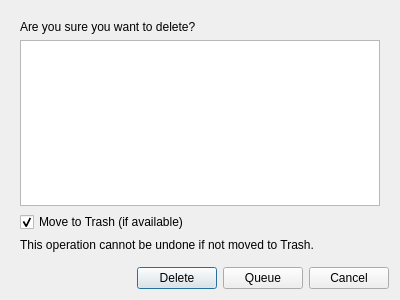
<?xml version="1.0" encoding="UTF-8"?>
<ui version="4.0">
 <class>DeleteDialog</class>
 <widget class="QDialog" name="DeleteDialog">
  <property name="geometry">
   <rect>
    <x>0</x>
    <y>0</y>
    <width>400</width>
    <height>300</height>
   </rect>
  </property>
  <property name="windowTitle">
   <string>Delete</string>
  </property>
  <layout class="QVBoxLayout" name="verticalLayout">
   <item>
    <widget class="QStackedWidget" name="stackedWidget">
     <property name="currentIndex">
      <number>0</number>
     </property>
     <widget class="QWidget" name="options_page">
      <layout class="QVBoxLayout" name="verticalLayout_2">
       <item>
        <widget class="QLabel" name="confirmation_label">
         <property name="text">
          <string>Are you sure you want to delete?</string>
         </property>
         <property name="wordWrap">
          <bool>true</bool>
         </property>
        </widget>
       </item>
       <item>
        <widget class="QTextEdit" name="files_list_text">
         <property name="readOnly">
          <bool>true</bool>
         </property>
        </widget>
       </item>
       <item>
        <widget class="QCheckBox" name="move_to_trash_checkbox">
         <property name="text">
          <string>Move to Trash (if available)</string>
         </property>
         <property name="checked">
          <bool>true</bool>
         </property>
        </widget>
       </item>
       <item>
        <widget class="QLabel" name="warning_label">
         <property name="text">
          <string>This operation cannot be undone if not moved to Trash.</string>
         </property>
         <property name="wordWrap">
          <bool>true</bool>
         </property>
        </widget>
       </item>
      </layout>
     </widget>
     <widget class="QWidget" name="progress_page">
      <layout class="QVBoxLayout" name="verticalLayout_3">
       <item>
        <widget class="QLabel" name="progress_label">
         <property name="text">
          <string>Deleting...</string>
         </property>
        </widget>
       </item>
       <item>
        <widget class="QProgressBar" name="progressBar">
         <property name="value">
          <number>0</number>
         </property>
        </widget>
       </item>
       <item>
        <spacer name="verticalSpacer">
         <property name="orientation">
          <enum>Qt::Vertical</enum>
         </property>
         <property name="sizeHint" stdset="0">
          <size>
           <width>20</width>
           <height>40</height>
          </size>
         </property>
        </spacer>
       </item>
      </layout>
     </widget>
    </widget>
   </item>
   <item>
    <layout class="QHBoxLayout" name="horizontalLayout">
     <item>
      <spacer name="horizontalSpacer">
       <property name="orientation">
        <enum>Qt::Horizontal</enum>
       </property>
       <property name="sizeHint" stdset="0">
        <size>
         <width>40</width>
         <height>20</height>
        </size>
       </property>
      </spacer>
     </item>
     <item>
      <widget class="QPushButton" name="start_button">
       <property name="text">
        <string>Delete</string>
       </property>
      </widget>
     </item>
     <item>
      <widget class="QPushButton" name="queue_button">
       <property name="text">
        <string>Queue</string>
       </property>
      </widget>
     </item>
     <item>
      <widget class="QPushButton" name="cancel_button">
       <property name="text">
        <string>Cancel</string>
       </property>
      </widget>
     </item>
    </layout>
   </item>
  </layout>
 </widget>
 <resources/>
 <connections/>
</ui>
